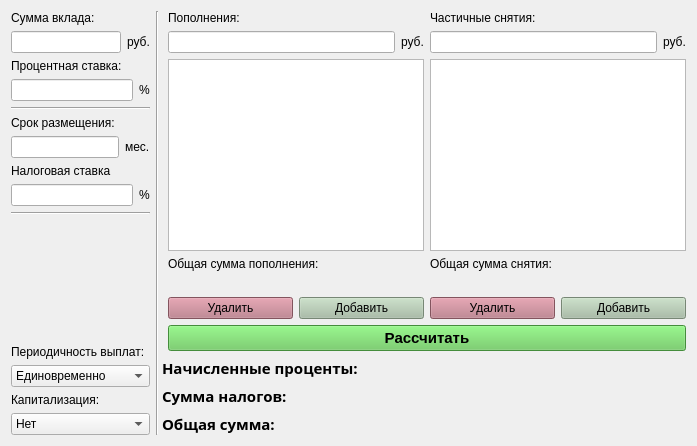
      <widget class="QWidget" name="Deposit">
       <property name="font">
        <font>
         <stylestrategy>PreferDefault</stylestrategy>
        </font>
       </property>
       <attribute name="title">
        <string>Deposit</string>
       </attribute>
       <layout class="QGridLayout" name="gridLayout_12">
        <item row="0" column="0" rowspan="3">
         <layout class="QVBoxLayout" name="verticalLayout_22">
          <item>
           <layout class="QVBoxLayout" name="verticalLayout_5">
            <item>
             <layout class="QVBoxLayout" name="vl_deposit_amount">
              <item>
               <widget class="QLabel" name="label_27">
                <property name="text">
                 <string>Сумма вклада:</string>
                </property>
               </widget>
              </item>
              <item>
               <layout class="QHBoxLayout" name="horizontalLayout_2">
                <item>
                 <widget class="QLineEdit" name="lineEdit_deposits_amount"/>
                </item>
                <item>
                 <widget class="QLabel" name="label_5">
                  <property name="text">
                   <string>руб.</string>
                  </property>
                 </widget>
                </item>
               </layout>
              </item>
             </layout>
            </item>
            <item>
             <layout class="QVBoxLayout" name="vl_interest_rate">
              <item>
               <widget class="QLabel" name="label_29">
                <property name="text">
                 <string>Процентная ставка:</string>
                </property>
               </widget>
              </item>
              <item>
               <layout class="QHBoxLayout" name="horizontalLayout_21">
                <item>
                 <widget class="QLineEdit" name="lineEdit_interest_rate"/>
                </item>
                <item>
                 <widget class="QLabel" name="label_23">
                  <property name="text">
                   <string>%</string>
                  </property>
                 </widget>
                </item>
               </layout>
              </item>
             </layout>
            </item>
            <item>
             <widget class="Line" name="line">
              <property name="orientation">
               <enum>Qt::Horizontal</enum>
              </property>
             </widget>
            </item>
           </layout>
          </item>
          <item>
           <layout class="QVBoxLayout" name="verticalLayout_6">
            <item>
             <layout class="QVBoxLayout" name="vl_placement_period">
              <item>
               <widget class="QLabel" name="label_26">
                <property name="text">
                 <string>Срок размещения:</string>
                </property>
               </widget>
              </item>
              <item>
               <layout class="QHBoxLayout" name="horizontalLayout_23">
                <item>
                 <widget class="QLineEdit" name="lineEdit_placemen_period"/>
                </item>
                <item>
                 <widget class="QLabel" name="label_25">
                  <property name="text">
                   <string>мес.</string>
                  </property>
                 </widget>
                </item>
               </layout>
              </item>
             </layout>
            </item>
            <item>
             <layout class="QVBoxLayout" name="vl_tax_rate">
              <item>
               <widget class="QLabel" name="label_28">
                <property name="text">
                 <string>Налоговая ставка</string>
                </property>
               </widget>
              </item>
              <item>
               <layout class="QHBoxLayout" name="horizontalLayout_22">
                <item>
                 <widget class="QLineEdit" name="lineEdit_tax_rate"/>
                </item>
                <item>
                 <widget class="QLabel" name="label_24">
                  <property name="text">
                   <string>%</string>
                  </property>
                 </widget>
                </item>
               </layout>
              </item>
             </layout>
            </item>
           </layout>
          </item>
          <item>
           <widget class="Line" name="line_3">
            <property name="orientation">
             <enum>Qt::Horizontal</enum>
            </property>
           </widget>
          </item>
          <item>
           <spacer name="verticalSpacer_13">
            <property name="orientation">
             <enum>Qt::Vertical</enum>
            </property>
            <property name="sizeHint" stdset="0">
             <size>
              <width>20</width>
              <height>40</height>
             </size>
            </property>
           </spacer>
          </item>
          <item>
           <layout class="QVBoxLayout" name="vl_frequency_of_payments">
            <item>
             <widget class="QLabel" name="label_31">
              <property name="text">
               <string>Периодичность выплат:</string>
              </property>
             </widget>
            </item>
            <item>
             <widget class="QComboBox" name="comboBox_frequency_of_payments">
              <item>
               <property name="text">
                <string>Единовременно</string>
               </property>
              </item>
              <item>
               <property name="text">
                <string>Ежемесячно</string>
               </property>
              </item>
             </widget>
            </item>
           </layout>
          </item>
          <item>
           <layout class="QVBoxLayout" name="vl_capitalization">
            <item>
             <widget class="QLabel" name="label_capitalization">
              <property name="toolTip">
               <string>&lt;html&gt;&lt;head/&gt;&lt;body&gt;&lt;p&gt;&lt;span style=&quot; font-family:'VTB Group UI','sans-serif'; font-size:18px; color:#19aede; background-color:#f3f7fa;&quot;&gt;Капитализация процентов по вкладу — прибавление начисленных процентов к основной сумме вклада, после чего начисление процентов происходит на увеличенный остаток. Простыми словами — это начисление процентов на проценты.&lt;/span&gt;&lt;/p&gt;&lt;/body&gt;&lt;/html&gt;</string>
              </property>
              <property name="whatsThis">
               <string>&lt;html&gt;&lt;head/&gt;&lt;body&gt;&lt;p&gt;&lt;br/&gt;&lt;/p&gt;&lt;/body&gt;&lt;/html&gt;</string>
              </property>
              <property name="text">
               <string>Капитализация:</string>
              </property>
             </widget>
            </item>
            <item>
             <widget class="QComboBox" name="comboBox_capital_2">
              <item>
               <property name="text">
                <string>Нет</string>
               </property>
              </item>
              <item>
               <property name="text">
                <string>Ежемесячно</string>
               </property>
              </item>
             </widget>
            </item>
           </layout>
          </item>
         </layout>
        </item>
        <item row="0" column="1" rowspan="3" colspan="2">
         <widget class="Line" name="line_2">
          <property name="orientation">
           <enum>Qt::Vertical</enum>
          </property>
         </widget>
        </item>
        <item row="0" column="3">
         <layout class="QHBoxLayout" name="horizontalLayout_28">
          <item>
           <layout class="QVBoxLayout" name="verticalLayout_10">
            <item>
             <layout class="QVBoxLayout" name="verticalLayout_3">
              <item>
               <layout class="QVBoxLayout" name="vl_deposits">
                <item>
                 <widget class="QLabel" name="label_32">
                  <property name="text">
                   <string>Пополнения:</string>
                  </property>
                 </widget>
                </item>
                <item>
                 <layout class="QHBoxLayout" name="horizontalLayout_24">
                  <item>
                   <widget class="QLineEdit" name="lineEdit_deposit"/>
                  </item>
                  <item>
                   <widget class="QLabel" name="label_33">
                    <property name="text">
                     <string>руб.</string>
                    </property>
                   </widget>
                  </item>
                 </layout>
                </item>
               </layout>
              </item>
              <item>
               <widget class="QListWidget" name="listWidget_deposits"/>
              </item>
             </layout>
            </item>
            <item>
             <layout class="QVBoxLayout" name="verticalLayout_7">
              <item>
               <widget class="QLabel" name="label_36">
                <property name="text">
                 <string>Общая сумма пополнения:</string>
                </property>
               </widget>
              </item>
              <item>
               <widget class="QLabel" name="label_38">
                <property name="text">
                 <string/>
                </property>
               </widget>
              </item>
              <item>
               <layout class="QHBoxLayout" name="horizontalLayout_26">
                <item>
                 <widget class="QPushButton" name="pb_deposits_delete">
                  <property name="styleSheet">
                   <string notr="true">background-color: rgb(184, 117, 131);</string>
                  </property>
                  <property name="text">
                   <string>Удалить</string>
                  </property>
                 </widget>
                </item>
                <item>
                 <widget class="QPushButton" name="pb_deposits_add">
                  <property name="styleSheet">
                   <string notr="true">background-color: rgb(166, 189, 164)</string>
                  </property>
                  <property name="text">
                   <string>Добавить</string>
                  </property>
                 </widget>
                </item>
               </layout>
              </item>
             </layout>
            </item>
           </layout>
          </item>
          <item>
           <layout class="QVBoxLayout" name="verticalLayout_9">
            <item>
             <layout class="QVBoxLayout" name="verticalLayout_4">
              <item>
               <layout class="QVBoxLayout" name="vl_partial_withdrawals">
                <item>
                 <widget class="QLabel" name="label_34">
                  <property name="text">
                   <string>Частичные снятия:</string>
                  </property>
                 </widget>
                </item>
                <item>
                 <layout class="QHBoxLayout" name="horizontalLayout_25">
                  <item>
                   <widget class="QLineEdit" name="lineEdit_partial_withdrawal"/>
                  </item>
                  <item>
                   <widget class="QLabel" name="label_35">
                    <property name="text">
                     <string>руб.</string>
                    </property>
                   </widget>
                  </item>
                 </layout>
                </item>
               </layout>
              </item>
              <item>
               <widget class="QListWidget" name="listWidget_withdrawal"/>
              </item>
             </layout>
            </item>
            <item>
             <layout class="QVBoxLayout" name="verticalLayout_8">
              <item>
               <widget class="QLabel" name="label_37">
                <property name="text">
                 <string>Общая сумма снятия:</string>
                </property>
               </widget>
              </item>
              <item>
               <widget class="QLabel" name="label_39">
                <property name="text">
                 <string/>
                </property>
               </widget>
              </item>
              <item>
               <layout class="QHBoxLayout" name="horizontalLayout_27">
                <item>
                 <widget class="QPushButton" name="pb_partial_wtds_delete">
                  <property name="styleSheet">
                   <string notr="true">background-color: rgb(184, 117, 131);</string>
                  </property>
                  <property name="text">
                   <string>Удалить</string>
                  </property>
                 </widget>
                </item>
                <item>
                 <widget class="QPushButton" name="pb_partial_wtds_add">
                  <property name="styleSheet">
                   <string notr="true">background-color: rgb(166, 189, 164)</string>
                  </property>
                  <property name="text">
                   <string>Добавить</string>
                  </property>
                 </widget>
                </item>
               </layout>
              </item>
             </layout>
            </item>
           </layout>
          </item>
         </layout>
        </item>
        <item row="1" column="3">
         <widget class="QPushButton" name="pb_deposit_equal">
          <property name="font">
           <font>
            <pointsize>11</pointsize>
            <bold>true</bold>
            <stylestrategy>PreferDefault</stylestrategy>
           </font>
          </property>
          <property name="styleSheet">
           <string notr="true">background-color: rgb(97, 197, 84);</string>
          </property>
          <property name="text">
           <string>Рассчитать</string>
          </property>
          <property name="shortcut">
           <string>Return</string>
          </property>
         </widget>
        </item>
        <item row="2" column="2" colspan="2">
         <layout class="QVBoxLayout" name="verticalLayout_11">
          <item>
           <layout class="QHBoxLayout" name="horizontalLayout_46">
            <item>
             <widget class="QLabel" name="label_deposit_sample_1">
              <property name="font">
               <font>
                <family>Open Sans</family>
                <pointsize>11</pointsize>
                <bold>true</bold>
                <stylestrategy>PreferDefault</stylestrategy>
               </font>
              </property>
              <property name="text">
               <string>Начисленные проценты:</string>
              </property>
             </widget>
            </item>
            <item>
             <widget class="QLabel" name="label_deposit_1">
              <property name="font">
               <font>
                <family>Open Sans</family>
                <pointsize>11</pointsize>
                <bold>true</bold>
                <stylestrategy>PreferDefault</stylestrategy>
               </font>
              </property>
              <property name="text">
               <string/>
              </property>
             </widget>
            </item>
           </layout>
          </item>
          <item>
           <layout class="QHBoxLayout" name="horizontalLayout_47">
            <item>
             <widget class="QLabel" name="label_deposit_sample_2">
              <property name="font">
               <font>
                <family>Open Sans</family>
                <pointsize>11</pointsize>
                <bold>true</bold>
                <stylestrategy>PreferDefault</stylestrategy>
               </font>
              </property>
              <property name="text">
               <string>Сумма налогов:</string>
              </property>
             </widget>
            </item>
            <item>
             <widget class="QLabel" name="label_deposit_2">
              <property name="font">
               <font>
                <family>Open Sans</family>
                <pointsize>11</pointsize>
                <bold>true</bold>
                <stylestrategy>PreferDefault</stylestrategy>
               </font>
              </property>
              <property name="text">
               <string/>
              </property>
             </widget>
            </item>
           </layout>
          </item>
          <item>
           <layout class="QHBoxLayout" name="horizontalLayout_48">
            <item>
             <widget class="QLabel" name="label_deposit_4">
              <property name="font">
               <font>
                <family>Open Sans</family>
                <pointsize>11</pointsize>
                <bold>true</bold>
                <stylestrategy>PreferDefault</stylestrategy>
               </font>
              </property>
              <property name="text">
               <string>Общая сумма:</string>
              </property>
             </widget>
            </item>
            <item>
             <widget class="QLabel" name="label_deposit_3">
              <property name="font">
               <font>
                <family>Open Sans</family>
                <pointsize>11</pointsize>
                <bold>true</bold>
                <stylestrategy>PreferDefault</stylestrategy>
               </font>
              </property>
              <property name="text">
               <string/>
              </property>
             </widget>
            </item>
           </layout>
          </item>
         </layout>
        </item>
       </layout>
      </widget>
